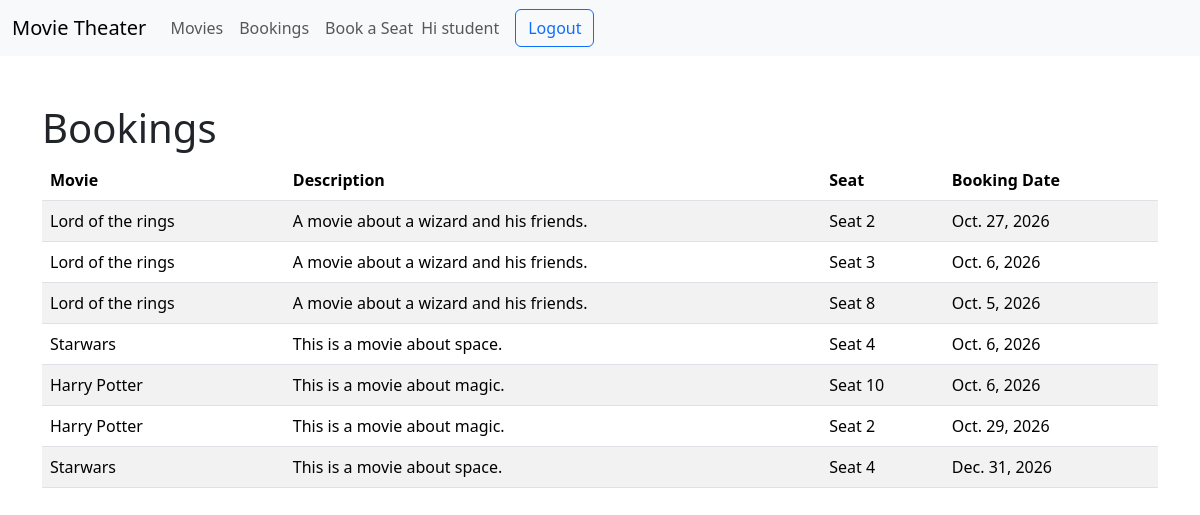
The app's page /booking_history/ (signed in), older data.
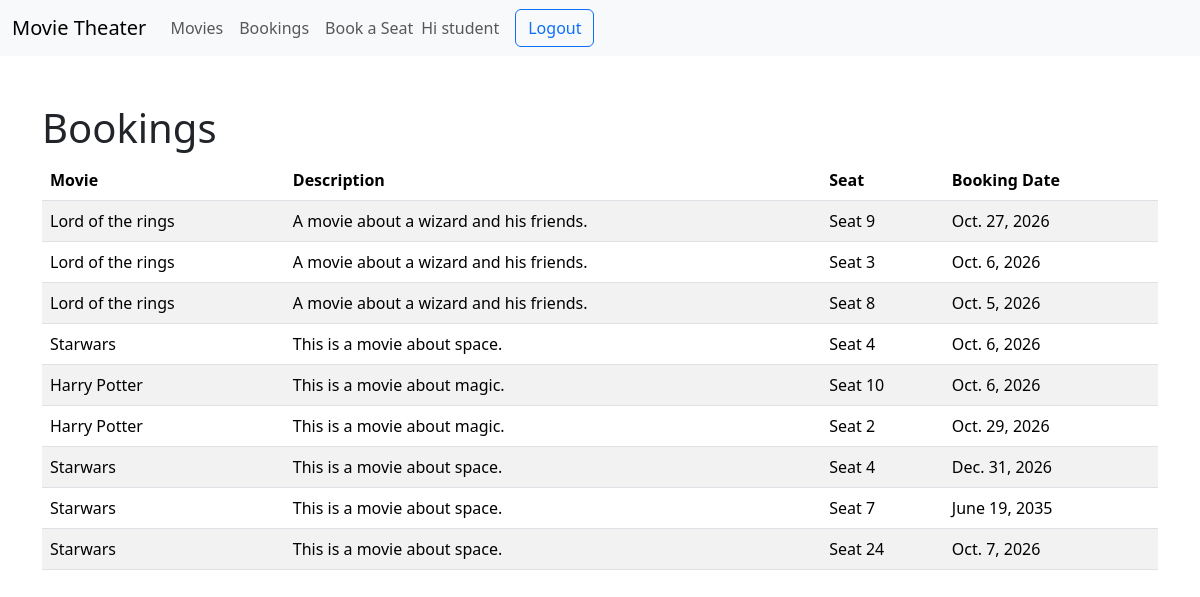
The same page, newer data.
### bookings/models.py (models this page shows, shortened)
class Booking(models.Model):
    movie = models.ForeignKey(Movie, on_delete=models.PROTECT)
    seat = models.ForeignKey(Seat, on_delete=models.PROTECT)
    user = models.ForeignKey(settings.AUTH_USER_MODEL, on_delete=models.CASCADE)
    booking_date = models.DateField()

class Movie(models.Model):
    title = models.CharField(max_length=50)
    description = models.TextField()
    release_date = models.DateField()
    duration_minutes = models.PositiveIntegerField()
    def __str__(self):
        return self.title

class Seat(models.Model):
    seat_number = models.PositiveIntegerField(unique=True)
    booking_status = models.BooleanField(default=False)
    def __str__(self):
        return f"Seat {self.seat_number}"

### bookings/views.py (the view)
# urls.py: path('booking_history/', views.booking_history, name="booking_history"),
@login_required
def booking_history(request):
    bookings = Booking.objects.filter(user=request.user)
    return render(request, "bookings/booking_history.html", {"bookings": bookings})

### bookings/templates/bookings/booking_history.html
{% extends "bookings/base.html" %}
{% block content %}
	<div class="container mt-5">
		<h1>Bookings</h1>
		{% if bookings %}
			<table class="table table-striped">
				<thead>
					<tr>
						<th>Movie</th>
						<th>Description</th>
						<th>Seat</th>
						<th>Booking Date</th>
					</tr>
				</thead>
				<tbody>
					{% for booking in bookings %}
						<tr>
							<td>{{ booking.movie }}</td>
							<td>{{ booking.movie.description }}</td>
							<td>{{ booking.seat }}</td>
							<td>{{ booking.booking_date }}</td>
						</tr>
					{% endfor %}
				</tbody>
			</table>
		{% else %}
			<p>No bookings are currently available.</p>
		{% endif %}
	</div>
{% endblock %}

### bookings/templates/bookings/base.html (shortened to what this page needs)
<!doctype html>
<html lang="en">
  <head>
    <link rel="stylesheet" href="https://cdn.jsdelivr.net/npm/bootstrap@5.3.8/dist/css/bootstrap.min.css">
  </head>
  <body>
    <main>
      <nav class="navbar navbar-expand navbar-light bg-light">
        <div class="container-fluid">
          <a class="navbar-brand" href="{% url 'movie_list' %}">Movie Theater</a>
          <div class="navbar-collapse" id="navbarNav">
            <ul class="navbar-nav">
              <li class="nav-item">
                <a class="nav-link" href="{% url 'movie_list' %}">Movies</a>
              </li>
              <li class="nav-item">
                <a class="nav-link" href="{% url 'booking_history' %}">Bookings</a>
              </li>
              <li class="nav-item">
                <a class="nav-link" href="{% url 'seat_booking' %}">Book a Seat</a>
              </li>
              {% if user.is_authenticated %}
                <li class="nav-item d-flex align-items-center">
                  <span class="navbar-text me-3">
                      Hi {{ user.username }}
                  </span>
                  <form method="POST" action="{% url 'logout' %}" class="m-0">
                      <button type="submit" class="btn btn-outline-primary">
                          Logout
                      </button>
                  </form>
                </li>
              {% else %}
                <li class="nav-item">
                <a class="nav-link" href="{% url 'login' %}">login</a>
              </li>
              {% endif %}
            </ul>
          </div>
        </div>
      </nav>
      {% block content %}{% endblock %}
    </main>
  </body>
</html>

Row changes from the older to the newer data that the page shows:
changed Booking: seat "Seat 2" → "Seat 9"
added Booking: movie "Starwars", movie.description "This is a movie about space.", seat "Seat 7", booking_date "June 19, 2035"
added Booking: movie "Starwars", movie.description "This is a movie about space.", seat "Seat 24", booking_date "Oct. 7, 2026"
